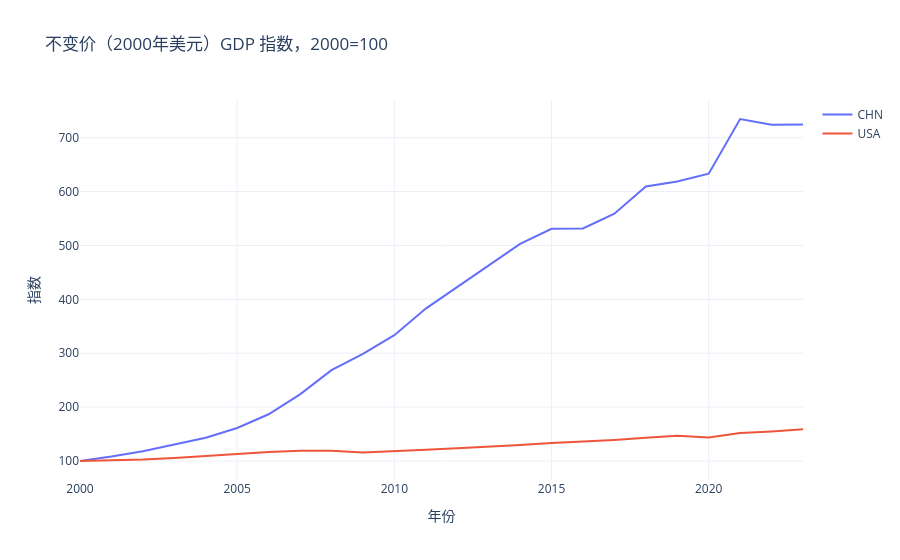

The notebook cell this image was saved under:
### Code cell
# [C12]
dh=pd.DataFrame({'real_cagr_pct':[8.99,2.03],'gap_pp':[8.99-2.03,0]},index=['CHN','USA'])
print('实际CAGR差 %.2f pp' % (tab2.loc['CHN','real_cagr']-tab2.loc['USA','real_cagr']))
print('名义CAGR差 %.2f pp' % (tab2.loc['CHN','nom_cagr']-tab2.loc['USA','nom_cagr']))
print('实际增速标准差比 %.2f 倍' % (tab2.loc['CHN','real_g_std']/tab2.loc['USA','real_g_std']))
print('实际GDP 倍数 CHN %.2f / USA %.2f' % (real['CHN'].iloc[-1]/real['CHN'].iloc[0], real['USA'].iloc[-1]/real['USA'].iloc[0]))
import plotly.graph_objects as go
fig=go.Figure()
for cc in ['CHN','USA']:
    fig.add_trace(go.Scatter(x=yrs_idx, y=real[cc]/real[cc].iloc[0]*100, name=cc, mode='lines'))
fig.update_layout(title='不变价（2000年美元）GDP 指数，2000=100', xaxis_title='年份', yaxis_title='指数')
fig.show()

### Figure 1 — Plotly figure (JSON) as saved in the notebook; plotly's stock layout.template omitted (floating-point values rounded to 4 significant figures)
{"data": [{"mode": "lines", "name": "CHN", "type": "scatter", "x": [2000, 2001, 2002, 2003, 2004, 2005, 2006, 2007, 2008, 2009, 2010, 2011, 2012, 2013, 2014, 2015, 2016, 2017, 2018, 2019, 2020, 2021, 2022, 2023], "y": [100.0, 108.4, 118.3, 130.1, 143.3, 161.2, 186.8, 223.6, 268.4, 298.7, 333.5, 382.8, 422.6, 464.0, 502.7, 530.8, 531.6, 558.9, 609.5, 618.4, 633.0, 734.6, 723.9, 724.6]}, {"mode": "lines", "name": "USA", "type": "scatter", "x": [2000, 2001, 2002, 2003, 2004, 2005, 2006, 2007, 2008, 2009, 2010, 2011, 2012, 2013, 2014, 2015, 2016, 2017, 2018, 2019, 2020, 2021, 2022, 2023], "y": [100.0, 101.0, 102.7, 105.5, 109.6, 113.4, 116.6, 118.9, 119.1, 116.0, 119.1, 121.0, 123.7, 126.4, 129.6, 133.4, 135.8, 139.1, 143.3, 146.8, 143.6, 151.9, 154.7, 158.7]}], "layout": {"title": {"text": "不变价（2000年美元）GDP 指数，2000=100"}, "xaxis": {"title": {"text": "年份"}}, "yaxis": {"title": {"text": "指数"}}}}
